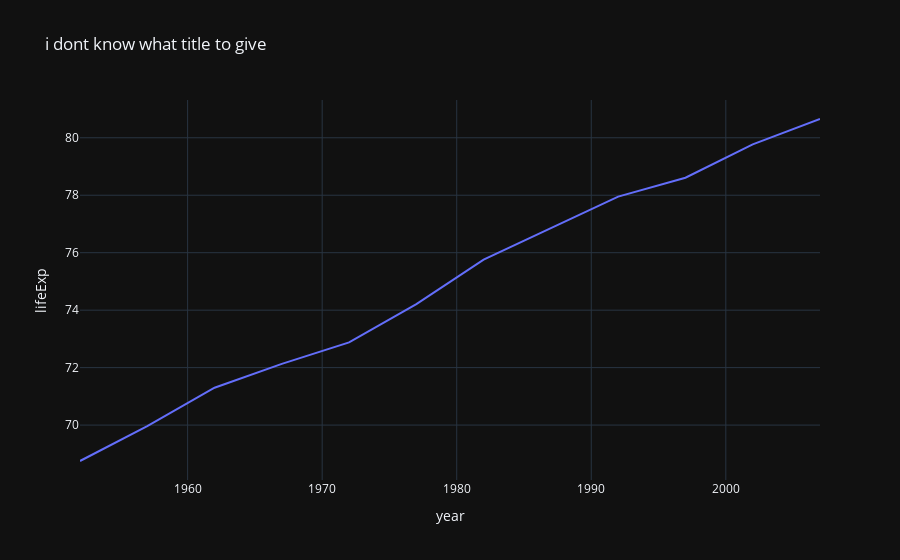

The notebook cell saved with this chart:
### Code cell
df = px.data.gapminder().query("country=='Canada'")
fig = px.line(df, x="year", y="lifeExp", title="i dont know what title to give")
fig.show()

### Figure 1 — Plotly figure (JSON) as saved in the notebook; plotly's stock layout.template omitted (floating-point values rounded to 4 significant figures)
{"data": [{"hovertemplate": "year=%{x}<br>lifeExp=%{y}<extra></extra>", "legendgroup": "", "line": {"color": "#636efa", "dash": "solid"}, "marker": {"symbol": "circle"}, "mode": "lines", "name": "", "orientation": "v", "showlegend": false, "x": [1952, 1957, 1962, 1967, 1972, 1977, 1982, 1987, 1992, 1997, 2002, 2007], "xaxis": "x", "y": [68.75, 69.96, 71.3, 72.13, 72.88, 74.21, 75.76, 76.86, 77.95, 78.61, 79.77, 80.65], "yaxis": "y", "type": "scatter"}], "layout": {"xaxis": {"anchor": "y", "domain": [0.0, 1.0], "title": {"text": "year"}}, "yaxis": {"anchor": "x", "domain": [0.0, 1.0], "title": {"text": "lifeExp"}}, "legend": {"tracegroupgap": 0}, "title": {"text": "i dont know what title to give"}}}
